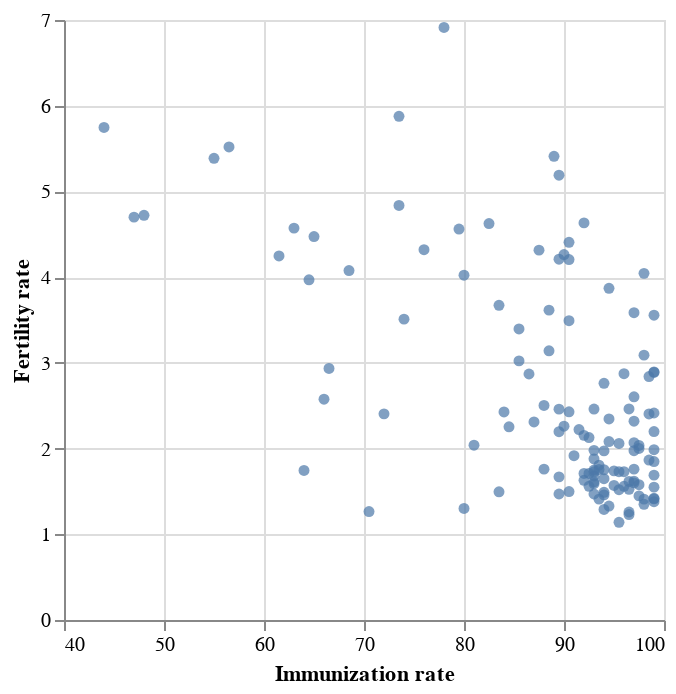

Notebook source saved alongside this figure:
### Markdown cell above
#### Immunization and fertility rate

### Code cell
base = alt.Chart(data)
    
scatter_imz = base.mark_circle().encode( 
    x = alt.X("immunization:Q",
              scale = alt.Scale(zero = False),
              title = "Immunization rate"), 
    y = alt.Y("fertility_total:Q",
              title = "Fertility rate")
).properties(
    width = 300,
    height = 300)

scatter_imz

### Figure 1 — Vega-Lite specification as saved in the notebook (floating-point values rounded to 4 significant figures; data arrays with more than 128 entries replaced by an {"elided": "..."} marker saying what was removed)
{"$schema": "https://vega.github.io/schema/vega-lite/v4.17.0.json", "config": {"view": {"continuousHeight": 300, "continuousWidth": 400}}, "data": {"name": "data-6cd1456596c1f74e121582c365026ae5"}, "datasets": {"data-6cd1456596c1f74e121582c365026ae5": {"elided": "129 records"}}, "encoding": {"x": {"field": "immunization", "scale": {"zero": false}, "title": "Immunization rate", "type": "quantitative"}, "y": {"field": "fertility_total", "title": "Fertility rate", "type": "quantitative"}}, "height": 300, "mark": "circle", "width": 300}
